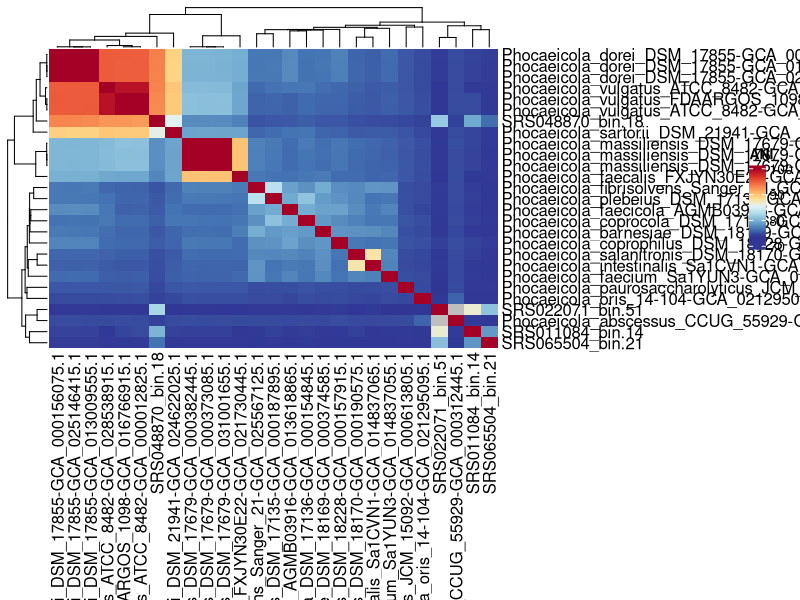

Recreate this plot in R.
library("ggplot2")
library("reshape")
library("tidyr")
library("ComplexHeatmap")
library("circlize")
library(RColorBrewer)

data.cross <- read.table('ANI_result_strain.txt')
data.cross <- data.cross[,1:3,drop=FALSE]
data.cross$V3 <- as.numeric(data.cross$V3)
df_molten_dat <- spread(data.cross,V2,V3)
df_molten_dat <- df_molten_dat %>%
  tibble::column_to_rownames("V1")
df_molten_matrix<- as.matrix(df_molten_dat)
col_fun <- colorRamp2(
  c(70,85 , 100), 
  c(brewer.pal(11, 'RdYlBu')[9], brewer.pal(11, 'RdYlBu')[6], brewer.pal(11, 'RdYlBu')[2])
)
col <- rev(colorRampPalette(brewer.pal(10, "RdYlBu"))(256))
p<-Heatmap(df_molten_dat,name='ANI',col =col)
svg("ANI.svg", width=20, height=20)
p
dev.off()
p<-pheatmap(df_molten_dat, 
            cluster_rows = T,
            cluster_cols = T,
            show_rownames = T,
            show_colnames = T,
            fontsize_row=8,
            fontsize_col=8)
